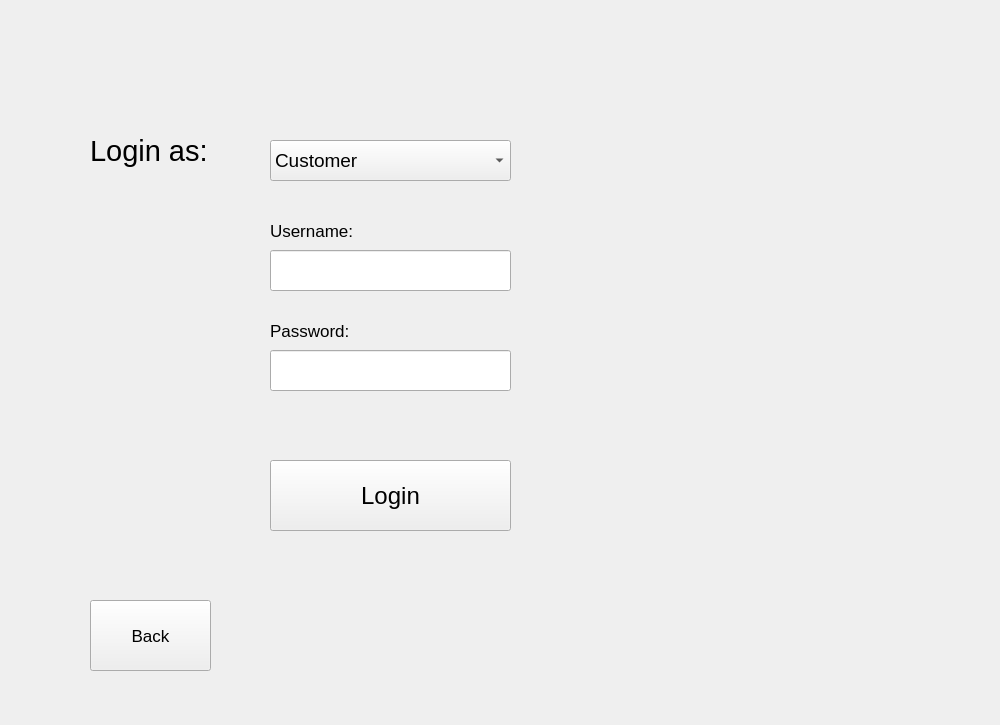
<?xml version="1.0" encoding="UTF-8"?>
<ui version="4.0">
 <class>Login_page</class>
 <widget class="QWidget" name="Login_page">
  <property name="geometry">
   <rect>
    <x>0</x>
    <y>0</y>
    <width>1000</width>
    <height>725</height>
   </rect>
  </property>
  <property name="windowTitle">
   <string>Form</string>
  </property>
  <widget class="QComboBox" name="comboBox">
   <property name="geometry">
    <rect>
     <x>270</x>
     <y>140</y>
     <width>241</width>
     <height>41</height>
    </rect>
   </property>
   <property name="font">
    <font>
     <pointsize>14</pointsize>
    </font>
   </property>
   <item>
    <property name="text">
     <string>Customer</string>
    </property>
   </item>
   <item>
    <property name="text">
     <string>Employee</string>
    </property>
   </item>
   <item>
    <property name="text">
     <string>Manager</string>
    </property>
   </item>
  </widget>
  <widget class="QLabel" name="label">
   <property name="geometry">
    <rect>
     <x>90</x>
     <y>110</y>
     <width>191</width>
     <height>81</height>
    </rect>
   </property>
   <property name="font">
    <font>
     <pointsize>22</pointsize>
    </font>
   </property>
   <property name="text">
    <string>Login as:</string>
   </property>
  </widget>
  <widget class="QLabel" name="label_3">
   <property name="geometry">
    <rect>
     <x>270</x>
     <y>310</y>
     <width>121</width>
     <height>41</height>
    </rect>
   </property>
   <property name="font">
    <font>
     <pointsize>13</pointsize>
    </font>
   </property>
   <property name="text">
    <string>Password:</string>
   </property>
  </widget>
  <widget class="QLineEdit" name="password_le">
   <property name="geometry">
    <rect>
     <x>270</x>
     <y>350</y>
     <width>241</width>
     <height>41</height>
    </rect>
   </property>
   <property name="font">
    <font>
     <pointsize>13</pointsize>
    </font>
   </property>
  </widget>
  <widget class="QPushButton" name="login_push">
   <property name="geometry">
    <rect>
     <x>270</x>
     <y>460</y>
     <width>241</width>
     <height>71</height>
    </rect>
   </property>
   <property name="font">
    <font>
     <pointsize>18</pointsize>
    </font>
   </property>
   <property name="cursor">
    <cursorShape>PointingHandCursor</cursorShape>
   </property>
   <property name="text">
    <string>Login</string>
   </property>
  </widget>
  <widget class="QPushButton" name="back_push">
   <property name="geometry">
    <rect>
     <x>90</x>
     <y>600</y>
     <width>121</width>
     <height>71</height>
    </rect>
   </property>
   <property name="font">
    <font>
     <pointsize>13</pointsize>
    </font>
   </property>
   <property name="cursor">
    <cursorShape>PointingHandCursor</cursorShape>
   </property>
   <property name="text">
    <string>Back</string>
   </property>
  </widget>
  <widget class="QLabel" name="label_2">
   <property name="geometry">
    <rect>
     <x>270</x>
     <y>210</y>
     <width>121</width>
     <height>41</height>
    </rect>
   </property>
   <property name="font">
    <font>
     <pointsize>13</pointsize>
    </font>
   </property>
   <property name="text">
    <string>Username:</string>
   </property>
  </widget>
  <widget class="QLineEdit" name="username_le">
   <property name="geometry">
    <rect>
     <x>270</x>
     <y>250</y>
     <width>241</width>
     <height>41</height>
    </rect>
   </property>
   <property name="font">
    <font>
     <pointsize>13</pointsize>
    </font>
   </property>
  </widget>
  <widget class="QLabel" name="label_4">
   <property name="geometry">
    <rect>
     <x>500</x>
     <y>230</y>
     <width>441</width>
     <height>451</height>
    </rect>
   </property>
   <property name="text">
    <string/>
   </property>
   <property name="pixmap">
    <pixmap resource="../images/images.qrc">:/login_pic.png</pixmap>
   </property>
  </widget>
 </widget>
 <resources>
  <include location="../images/images.qrc"/>
  <include location="../images/images.qrc"/>
 </resources>
 <connections/>
</ui>
